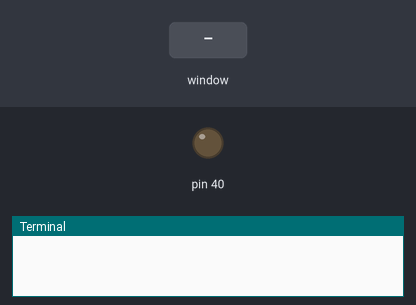
The program below on a simulated Raspberry Pi (header pin numbers). Parts: output pins drawn as LEDs (lit = HIGH), the last lines printed to the terminal. The test bench sets the inputs (shaded band). The desktop window is not drawn, its controls go by their first labels and the mouse button is held 0.15 s.

Above: at 1.2 s.
1.3 s: control labelled "HI HOi LED ON" in the window clicked
At 1.9 s:
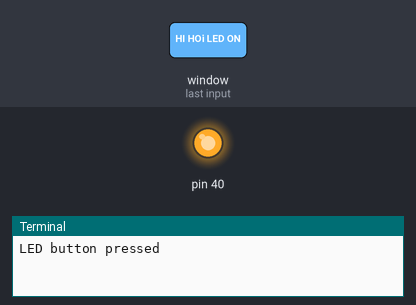
Timing chart, 0 to 4.3 s (numbered marks = the images above; inputs shaded):
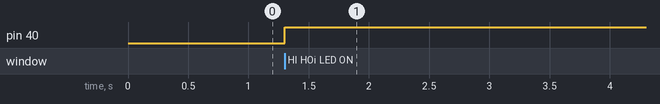

The program:

GUI.py
```python
from Tkinter import *
import tkFont
import RPi.GPIO as GPIO

GPIO.setmode(GPIO.BOARD)
GPIO.setup(40, GPIO.OUT)
GPIO.output(40, GPIO.LOW)

win = Tk()

myFont = tkFont.Font(family = 'comic sans ms', size = 36, weight = 'bold')

def ledON():
	print("LED button pressed")
	if GPIO.input(40) :
 		GPIO.output(40,GPIO.LOW)
		ledButton["text"] = "LED ON"
	else:
		GPIO.output(40,GPIO.HIGH)
                ledButton["text"] = "LED OFF"

def exitProgram():
	print("Exit Button pressed")
	win.quit()

win.title("First GUI")
win.geometry('800x480')

exitButton  = Button(win, text = "Exit", font = myFont, command = exitProgram, height =2 , width = 6)
exitButton.pack(side = BOTTOM)

ledButton = Button(win, text = "HI HOi LED ON", font = myFont, command = ledON, height = 2, width =8 )
ledButton.pack()

mainloop()
```

Measured:
- after the input at 1.3 s, pin 40: LOW → HIGH at once
